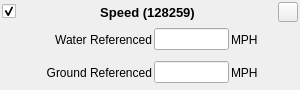
<?xml version="1.0" encoding="UTF-8"?>
<!-- Copyright (C) 2024-2026 RF StateSide LLC; SPDX-License-Identifier: AGPL-3.0-or-later -->
<ui version="4.0">
 <class>Speed128259</class>
 <widget class="QWidget" name="Speed128259">
  <property name="geometry">
   <rect>
    <x>0</x>
    <y>0</y>
    <width>300</width>
    <height>90</height>
   </rect>
  </property>
  <property name="focusPolicy">
   <enum>Qt::FocusPolicy::StrongFocus</enum>
  </property>
  <property name="windowTitle">
   <string>Form</string>
  </property>
  <layout class="QVBoxLayout" name="verticalLayout">
   <property name="spacing">
    <number>2</number>
   </property>
   <property name="leftMargin">
    <number>2</number>
   </property>
   <property name="topMargin">
    <number>2</number>
   </property>
   <property name="rightMargin">
    <number>2</number>
   </property>
   <property name="bottomMargin">
    <number>2</number>
   </property>
   <item>
    <layout class="QHBoxLayout" name="horizontalLayout_3">
     <item>
      <widget class="QCheckBox" name="checkBoxEnabled">
       <property name="text">
        <string/>
       </property>
       <property name="checked">
        <bool>true</bool>
       </property>
      </widget>
     </item>
     <item>
      <spacer name="horizontalSpacer">
       <property name="orientation">
        <enum>Qt::Orientation::Horizontal</enum>
       </property>
       <property name="sizeHint" stdset="0">
        <size>
         <width>40</width>
         <height>20</height>
        </size>
       </property>
      </spacer>
     </item>
     <item>
      <widget class="QLabel" name="labelTitle">
       <property name="font">
        <font>
         <pointsize>10</pointsize>
         <bold>true</bold>
        </font>
       </property>
       <property name="text">
        <string>Speed (128259)</string>
       </property>
       <property name="alignment">
        <set>Qt::AlignmentFlag::AlignCenter</set>
       </property>
      </widget>
     </item>
     <item>
      <spacer name="horizontalSpacer_2">
       <property name="orientation">
        <enum>Qt::Orientation::Horizontal</enum>
       </property>
       <property name="sizeHint" stdset="0">
        <size>
         <width>40</width>
         <height>20</height>
        </size>
       </property>
      </spacer>
     </item>
     <item>
      <widget class="QPushButton" name="pushButtonRemove">
       <property name="minimumSize">
        <size>
         <width>20</width>
         <height>20</height>
        </size>
       </property>
       <property name="maximumSize">
        <size>
         <width>20</width>
         <height>20</height>
        </size>
       </property>
       <property name="text">
        <string/>
       </property>
      </widget>
     </item>
    </layout>
   </item>
   <item>
    <layout class="QHBoxLayout" name="horizontalLayout">
     <item>
      <widget class="QLabel" name="labelWaterReferenced">
       <property name="minimumSize">
        <size>
         <width>150</width>
         <height>22</height>
        </size>
       </property>
       <property name="maximumSize">
        <size>
         <width>150</width>
         <height>16777215</height>
        </size>
       </property>
       <property name="text">
        <string>Water Referenced</string>
       </property>
       <property name="alignment">
        <set>Qt::AlignmentFlag::AlignRight|Qt::AlignmentFlag::AlignTrailing|Qt::AlignmentFlag::AlignVCenter</set>
       </property>
      </widget>
     </item>
     <item>
      <widget class="QLineEdit" name="lineEditWaterReferenced">
       <property name="minimumSize">
        <size>
         <width>75</width>
         <height>22</height>
        </size>
       </property>
       <property name="maximumSize">
        <size>
         <width>75</width>
         <height>16777215</height>
        </size>
       </property>
       <property name="inputMethodHints">
        <set>Qt::InputMethodHint::ImhNone</set>
       </property>
      </widget>
     </item>
     <item>
      <widget class="ClickableLabel" name="labelUnitsWaterReferenced">
       <property name="minimumSize">
        <size>
         <width>50</width>
         <height>22</height>
        </size>
       </property>
       <property name="toolTip">
        <string>&lt;html&gt;&lt;head/&gt;&lt;body&gt;&lt;p&gt;Click to change units&lt;/p&gt;&lt;/body&gt;&lt;/html&gt;</string>
       </property>
       <property name="text">
        <string>MPH</string>
       </property>
      </widget>
     </item>
    </layout>
   </item>
   <item>
    <layout class="QHBoxLayout" name="horizontalLayout_2">
     <item>
      <widget class="QLabel" name="labelGroundReferenced">
       <property name="minimumSize">
        <size>
         <width>150</width>
         <height>22</height>
        </size>
       </property>
       <property name="maximumSize">
        <size>
         <width>150</width>
         <height>16777215</height>
        </size>
       </property>
       <property name="text">
        <string>Ground Referenced</string>
       </property>
       <property name="alignment">
        <set>Qt::AlignmentFlag::AlignRight|Qt::AlignmentFlag::AlignTrailing|Qt::AlignmentFlag::AlignVCenter</set>
       </property>
      </widget>
     </item>
     <item>
      <widget class="QLineEdit" name="lineEditGroundReferenced">
       <property name="minimumSize">
        <size>
         <width>75</width>
         <height>22</height>
        </size>
       </property>
       <property name="maximumSize">
        <size>
         <width>75</width>
         <height>16777215</height>
        </size>
       </property>
       <property name="inputMethodHints">
        <set>Qt::InputMethodHint::ImhNone</set>
       </property>
      </widget>
     </item>
     <item>
      <widget class="ClickableLabel" name="labelUnitsGroundReferenced">
       <property name="minimumSize">
        <size>
         <width>50</width>
         <height>22</height>
        </size>
       </property>
       <property name="toolTip">
        <string>&lt;html&gt;&lt;head/&gt;&lt;body&gt;&lt;p&gt;Click to change units&lt;/p&gt;&lt;/body&gt;&lt;/html&gt;</string>
       </property>
       <property name="text">
        <string>MPH</string>
       </property>
      </widget>
     </item>
    </layout>
   </item>
  </layout>
 </widget>
 <customwidgets>
  <customwidget>
   <class>ClickableLabel</class>
   <extends>QLabel</extends>
   <header location="global">clickablelabel.h</header>
  </customwidget>
 </customwidgets>
 <resources/>
 <connections/>
</ui>
